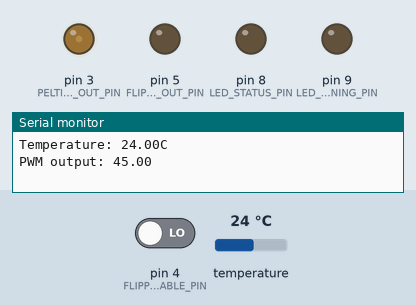
Simulated run of this sketch. Board: Arduino Uno, built with avr-gcc and run on an emulated ATmega328P. Shown: output pins drawn as LEDs (lit = HIGH), the last lines printed to the serial monitor. The test bench sets the inputs (shaded band); at power-on: pin 4 (FLIPPER_ENABLE_PIN) LOW, temperature 24 °C. Random numbers use the default seed unless the sketch sets one.

Above: at 1.9 s.
2.0 s: pin 4 (FLIPPER_ENABLE_PIN) driven HIGH
At 3.65 s:
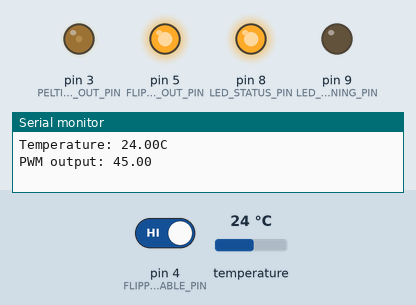
5.5 s: temperature set to 12 °C
9.9 s: temperature set to 28 °C
At 13.23 s:
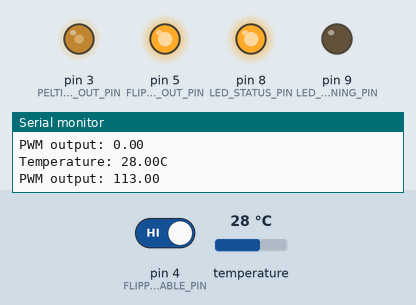
16.3 s: pin 4 (FLIPPER_ENABLE_PIN) driven LOW
22.5 s: pin 4 (FLIPPER_ENABLE_PIN) driven HIGH
At 24.9 s:
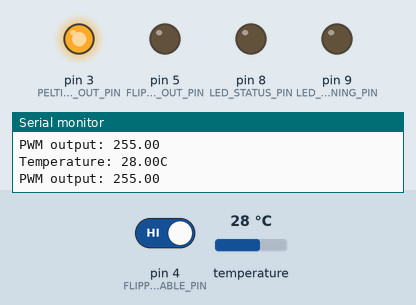
Timing chart, 0 to 27.0 s (numbered marks = the images above; inputs shaded):
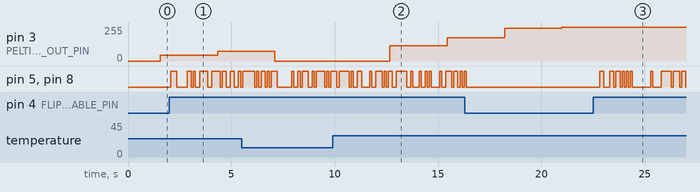

Measured:
- after the input at 2.0 s, pin 5 (FLIPPER_OUT_PIN), pin 8 (LED_STATUS_PIN): LOW → HIGH after 0.07 s, → LOW 0.30 s later, → HIGH 0.50 s later, → LOW 0.20 s later, … (16 changes in this stretch)
- after the input at 9.9 s, pin 3 (PELTIER_OUT_PIN): 0/255 → 113/255 after 2.8 s, → 175/255 2.8 s later
- after the input at 22.5 s, pin 5 (FLIPPER_OUT_PIN), pin 8 (LED_STATUS_PIN): LOW → HIGH after 0.32 s, → LOW 0.20 s later, → HIGH 0.30 s later, → LOW 0.20 s later, … (20 changes in this stretch)

The sketch:

pip_control_board.ino
```cpp
#include <OneWire.h>
#include <DallasTemperature.h>
#include <PID_v1.h>

#define TARGET_TEMP_C 21

// Pin definitions
#define ONE_WIRE_BUS 2
#define PELTIER_OUT_PIN 3
#define FLIPPER_ENABLE_PIN 4
#define FLIPPER_OUT_PIN 5
#define LED_STATUS_PIN 8
#define LED_WARNING_PIN 9

// Setup a oneWire instance to communicate with temperature sensor
OneWire oneWire(ONE_WIRE_BUS);
DallasTemperature sensors(&oneWire);

// PID variables for Peltier
double TargetTemp, CurrTemp, PeltierPWM;

// PID parameters for Peltier (P = 5, I = 5, D = 1 as a guess)
PID myPID(&CurrTemp, &PeltierPWM, &TargetTemp,5,5,1, REVERSE);

void setup(void)
{
  sensors.begin();  // Start up the library
  Serial.begin(9600);
  sensors.requestTemperatures();
  TargetTemp = TARGET_TEMP_C;
  CurrTemp = sensors.getTempCByIndex(0);
  myPID.SetMode(AUTOMATIC);
  myPID.SetSampleTime(2000);

  pinMode(PELTIER_OUT_PIN, OUTPUT);
  pinMode(FLIPPER_ENABLE_PIN, INPUT);
  pinMode(FLIPPER_OUT_PIN, OUTPUT);
  pinMode(LED_STATUS_PIN, OUTPUT);
  pinMode(LED_WARNING_PIN, OUTPUT);

  digitalWrite(FLIPPER_OUT_PIN, LOW);
  digitalWrite(LED_STATUS_PIN, LOW);
  digitalWrite(LED_WARNING_PIN, LOW);

  cli();//stop interrupts

//set timer1 interrupt at 100Hz for flipper
  TCCR1A = 0;// set entire TCCR1A register to 0
  TCCR1B = 0;// same for TCCR1B
  TCNT1  = 0;//initialize counter value to 0
  // set compare match register for 1hz increments
  OCR1A = 1550;// = (16*10^6) / (10*1024) - 1
  // turn on CTC mode
  TCCR1B |= (1 << WGM12);
  // Set CS10 and CS12 bits for 1024 prescaler
  TCCR1B |= (1 << CS12) | (1 << CS10);
  // enable timer compare interrupt
  TIMSK1 |= (1 << OCIE1A);

sei();//allow interrupts

}

ISR(TIMER1_COMPA_vect){ // flipper code, runs at 100Hz
    if(digitalRead(FLIPPER_ENABLE_PIN)){
      int flipperState = random(0,2);
      digitalWrite(FLIPPER_OUT_PIN, flipperState);
      digitalWrite(LED_STATUS_PIN, flipperState);
    }
   else{
    digitalWrite(FLIPPER_OUT_PIN,LOW);
    digitalWrite(LED_STATUS_PIN, LOW);
    }
}


void loop(void) // update Peltier PWM value and serial print every 2s
{

//  Serial.print("Rail 5 voltage: ");
//  Serial.print(analogRead(4)*0.03086392334);
//  Serial.println("V");
//  Serial.print("Rail 6 voltage: ");
//  Serial.print(analogRead(5)*0.03086392334);
//  Serial.println("V");

  sensors.requestTemperatures();

  //print the temperature in Celsius
  Serial.print("Temperature: ");
  Serial.print(sensors.getTempCByIndex(0));
  Serial.println("C");

  //update Peltier status

  CurrTemp = sensors.getTempCByIndex(0);
  myPID.Compute();

  analogWrite(PELTIER_OUT_PIN,PeltierPWM);
  Serial.print("PWM output: ");
  Serial.println(PeltierPWM);

  delay(2000);
}
```
